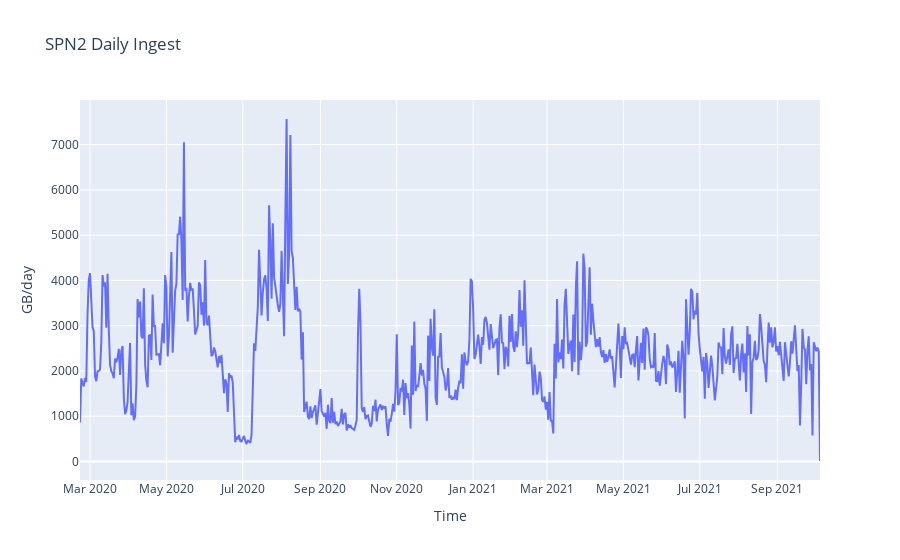

The code cell stored with this chart in its notebook:
### Code cell
from plotly import express as px

px.line(y=df.gb, x=df.date, labels={'x': 'Time', 'y': 'GB/day'}, title='SPN2 Daily Ingest')

### Figure 1 — Plotly figure (JSON) as saved in the notebook; plotly's stock layout.template omitted (floating-point values rounded to 4 significant figures; data arrays with more than 128 entries replaced by an {"elided": "..."} marker saying what was removed)
{"data": [{"hovertemplate": "Time=%{x}<br>GB/day=%{y}<extra></extra>", "legendgroup": "", "line": {"color": "#636efa", "dash": "solid"}, "mode": "lines", "name": "", "orientation": "v", "showlegend": false, "type": "scatter", "x": {"elided": "592 str values"}, "xaxis": "x", "y": {"elided": "592 float values"}, "yaxis": "y"}], "layout": {"legend": {"tracegroupgap": 0}, "title": {"text": "SPN2 Daily Ingest"}, "xaxis": {"anchor": "y", "domain": [0, 1], "title": {"text": "Time"}}, "yaxis": {"anchor": "x", "domain": [0, 1], "title": {"text": "GB/day"}}}}
